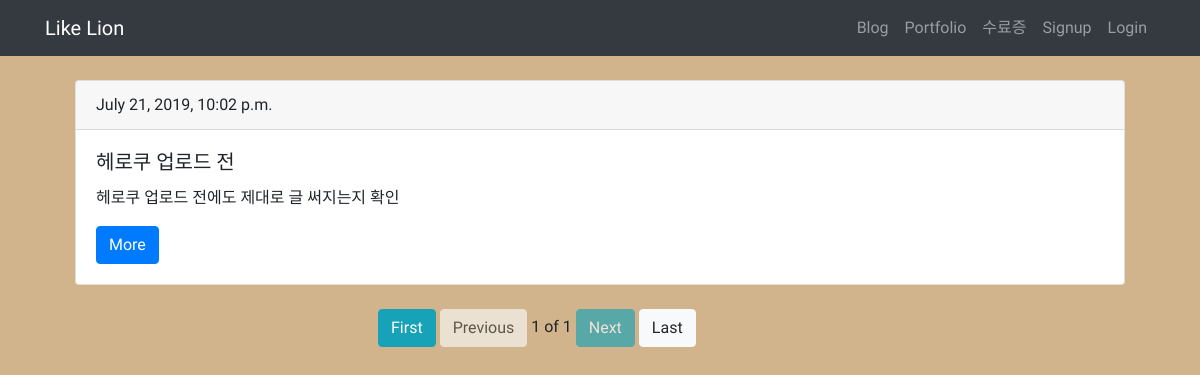
The page /blog/ on the database as committed earlier.
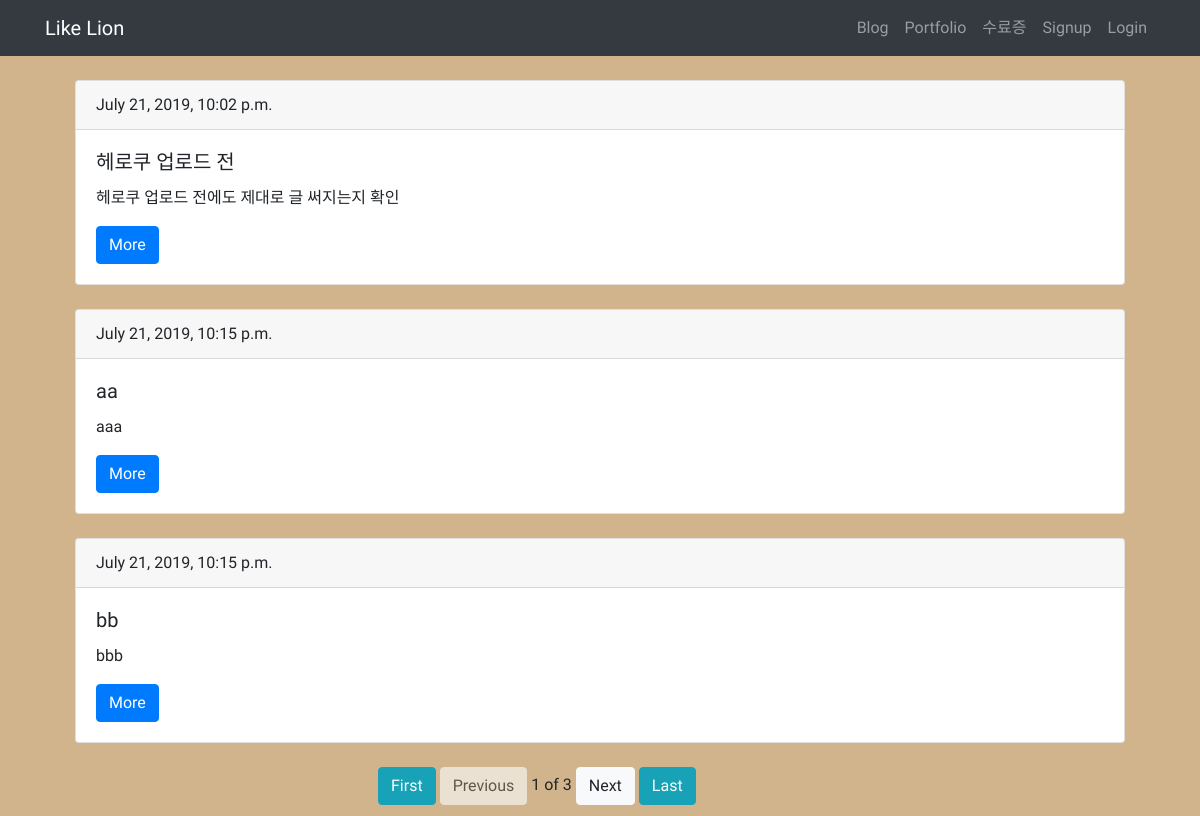
The same page on the database as committed later.
### blogapp/models.py (models this page shows, shortened)
class Blog(models.Model):
    title = models.CharField(max_length = 200)
    pub_date = models.DateTimeField("date published")
    body = models.TextField()
    def summary(self):
        return self.body[:100]

### blogapp/views.py (the view)
# urls.py: path('', views.home, name = 'home'),
def home(request):
    blogs = Blog.objects
    blog_list=Blog.objects.all()
    paginator = Paginator(blog_list,3)
    page = request.GET.get('page')
    posts = paginator.get_page(page)
    return render(request,'home.html',{'blogs':blogs,'posts':posts})

### blogapp/templates/home.html
{% extends 'base.html' %}
{% block content %}
<br>
<div class="container">
    {% for blog in posts %}
    <div class="container">
        <div class="card">
            <div class="card-header">
                {{blog.pub_date}}
            </div>
            <div class="card-body">
                <h5 class="card-title">{{blog.title}}</h5>
                <p class="card-text">{{blog.summary}}</p>
                <a href="{% url 'detail' blog.id %}" class="btn btn-primary">More</a>
            </div>
        </div>
    </div>
    <br />
    {% endfor %}
</div>
<div class = "paginator_bar">
{%if posts.has_previous%}
<a href="?page=1"><button class = "btn btn-info">First</button></a>
<a href="?page={{posts.previous_page_number}}"><button class = "btn btn-light">Previous</button></a>
{% else %}
<a href="?page=1"><button class = "btn btn-info">First</button></a>
<a href="#"><button class = "btn btn-light" disabled>Previous</button></a>
{%endif%}
<span>{{posts.number}}</span>
<span>of</span>
<span>{{posts.paginator.num_pages}}</span>
{%if posts.has_next%}
<a href="?page={{posts.next_page_number}}"><button class = "btn btn-light">Next</button></a>
<a href="?page={{posts.paginator.num_pages}}"><button class = "btn btn-info">Last</button></a>
</div>
{% else %}
<a href="#"><button class = "btn btn-info" disabled>Next</button></a>
<a href="?page={{posts.paginator.num_pages}}"><button class = "btn btn-light">Last</button></a>
{%endif%}
{% endblock %}

Rows that differ between the two databases and show on the page:
added Blog: pub_date "July 21, 2019, 10:15 p.m.", title "aa", summary "aaa"
added Blog: pub_date "July 21, 2019, 10:15 p.m.", title "bb", summary "bbb"
Other text that changed with them:
{{ posts.paginator.num_pages }}: "1" → "3"
